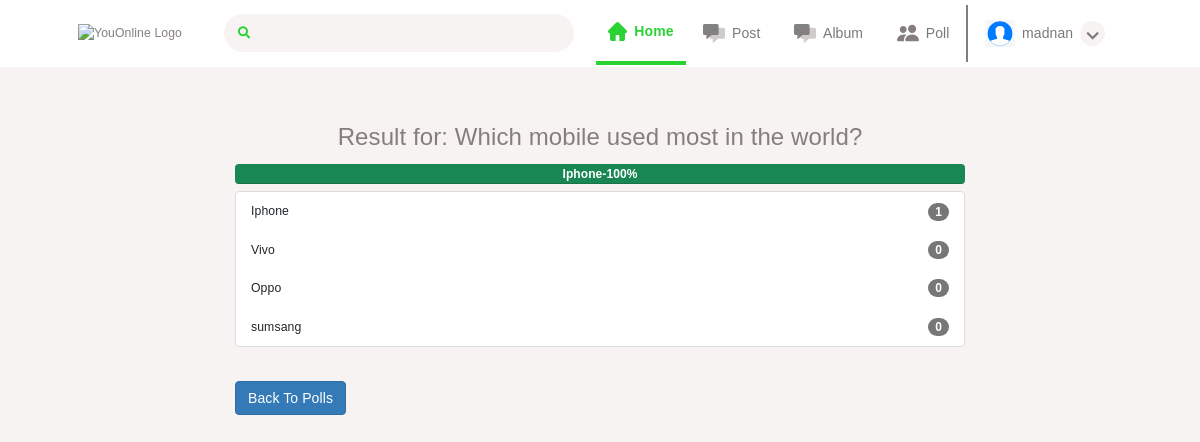
/result/50/ (signed in), run on the app's committed database.
### poll/models.py (models this page shows, shortened)
class Users(AbstractBaseUser):
    email = models.EmailField(verbose_name="email", max_length=60, unique=True)
    username = models.CharField(max_length=30, unique=True)
    date_joined = models.DateTimeField(
        verbose_name='date joined', auto_now_add=True)
    last_login = models.DateTimeField(verbose_name='last login', auto_now=True)
    is_admin = models.BooleanField(default=False)
    is_active = models.BooleanField(default=True)
    is_staff = models.BooleanField(default=False)
    is_superuser = models.BooleanField(default=False)
    gender_choices = [
        ('Male', 'Male'),
        ('Female', 'Female'),
        ('Other', 'Other'),
    ]
    first_name = models.CharField(max_length=100)
    last_name = models.CharField(max_length=100)
    profile_image = models.ImageField(
        upload_to='user_images/%Y/%m', default='media/default.png')
    dob = models.CharField(max_length=100)
    gender = models.CharField(max_length=100, choices=gender_choices)
    mobile_number = models.CharField(max_length=20)
    USERNAME_FIELD = 'username'
    REQUIRED_FIELDS = ['email', 'first_name', 'last_name',
                       'profile_image', 'dob', 'gender', 'mobile_number']
    objects = MyAccountManager()

class Poll(models.Model):
    owner = models.ForeignKey(Users, on_delete=models.CASCADE)
    text = models.CharField(max_length=500)
    pub_date = models.DateTimeField(default=timezone.now)
    active = models.BooleanField(default=True)
    @property
    def get_vote_count(self):
        return self.vote_set.count()
    def get_result_dict(self):
        res = []
        for choice in self.choice_set.all():
            d = {}
            alert_class = ['primary', 'secondary', 'success',
                           'danger', 'dark', 'warning', 'info']
            d['alert_class'] = secrets.choice(alert_class)
            d['text'] = choice.choice_text
            d['num_votes'] = choice.get_vote_count
            if not self.get_vote_count:
                d['percentage'] = 0
            else:
                d['percentage'] = (choice.get_vote_count /
                                   self.get_vote_count)*100
            res.append(d)
        return res

class Choice(models.Model):
    poll = models.ForeignKey(Poll, on_delete=models.CASCADE)
    choice_text = models.CharField(max_length=255)
    @property
    def get_vote_count(self):
        return self.vote_set.count()

### poll/views.py (the view)
# urls.py: path('result/<int:poll_id>/', result, name='result'),
def result(request, poll_id):
    poll = get_object_or_404(Poll, pk=poll_id)
    context = {
        'poll': poll
    }
    return render(request, 'polls/result2.html', context)

### poll/templates/polls/result2.html
{% extends 'index.html' %}
{% block content %}
<div class="container">
    {% if messages %}
    <div class="messages">
        {% for message in messages %}
        <div {% if message.tags %} class="{{ message.tags }}" {% endif %}>{{ message }}
            <button type="button" class="close" data-dismiss="alert" aria-label="Close">
                <span aria-hidden="true">&times;</span>
            </button>
        </div>
        {% endfor %}
    </div>
    {% else %}
    <div class="row">
        <div class="col-md-8 offset-sm-2">
            <h3 class="mt-3 mb-3 text-center">Result for: {{ poll.text }}</h3>
            <div class="progress mt-3 mb-2">
                {% for choice in poll.get_result_dict %}
                <div class="progress-bar bg-{{ choice.alert_class }}" role="progressbar" style="width: {{ choice.percentage }}%;"
                    aria-valuenow="30" aria-valuemin="0" aria-valuemax="100"><b>
                        {{choice.text|truncatewords:2}}-{{choice.percentage|floatformat}}%</b>
                </div>
                {% endfor %}
            </div>
            <ul class="list-group">
                {% for choice in poll.choice_set.all %}
                <li class="list-group-item d-flex justify-content-between align-items-center">
                    {{ choice.choice_text }}
                    <span class="badge badge-primary badge-pill">{{ choice.get_vote_count }}</span>
                </li>
                {% endfor %}
            </ul>
            {% endif %}
            <a class="btn btn-primary mt-3" href="{% url 'list' %}" role="button">Back To Polls</a>
        </div>
    </div>
</div>
{% endblock content %}

### poll/templates/index.html (shortened to what this page needs)
{% load static %}
<!DOCTYPE html>
<head>
    <link href="{% static 'css/bootstrap.min.css' %}" rel="stylesheet" />
    <link rel="stylesheet" href="https://use.fontawesome.com/releases/v5.15.3/css/all.css"
>
    <link rel="stylesheet" href="{% static 'css/style.css' %}">
    <link rel="stylesheet" href="{% static 'css/mainstyle.css' %}" />
    <link rel="stylesheet" href="{% static 'css/signup/signup.css' %}" />
    <link rel="stylesheet" href="{% static 'css/login/login.css' %}" />
    <link rel="stylesheet" href="https://maxcdn.bootstrapcdn.com/bootstrap/3.3.7/css/bootstrap.min.css">
	<link rel="stylesheet" type="text/css" href="{% static 'style.css' %}" />
</head>
<body>
    <div class="theme-container">
        <div class="nav-container">
            {% if user.is_authenticated %}
            <nav class="main-nav-bar">
                <div class="left-bar">
                    <img src="{% static 'images/YouOnline.svg' %}" alt="YouOnline Logo" class="img-fluid logo" />
                    <div class="nav-search">
                        <i class="fas fa-search theme-font"></i>
                        <input type="text" class="search-nav" />
                    </div>
                </div>
                <div class="right-bar">
                    <div class="home-menu">
                        <a href="/" class="nav-item" >
                            <img src="{% static 'images/home-green.svg' %}" alt="home icon" class="nav-icon-home" >
                            <span>Home</span>
                        </a>
                    </div>
                    <div class="message-menu">
                        <a href="{% url 'create-post' %}" class="nav-item">
                            <img src="{% static 'images/messages.svg' %}" alt="home icon" class="nav-icon-message">
                            <span>Post</span>
                        </a>
                    </div>
                    <div class="message-menu">
                        <a href="{% url 'album-all-post' %}" class="nav-item">
                            <img src="{% static 'images/messages.svg' %}" alt="home icon" class="nav-icon-message">
                            <span>Album</span>
                        </a>
                    </div>
                    <div class="friends-menu">
                        <a href="{% url 'list'%}" class="nav-item">
                            <img src="{% static 'images/freinds-dark.svg' %}" alt="home icon" class="nav-icon-friends">
                            <span>Poll</span>
                        </a>
                    </div>
                    <div class="profile-menu">
                        <a href="#" class="nav-item">
                            <img src="{{user.profile_image.url}}" alt="home icon" class="nav-profile-icon" >
                            <span>{{user.username}}</span>
                            <span class="setting-dropdown"><i class="fas fa-chevron-down"></i></span>
                        </a>
                    </div>
                </div>
            </nav>
            {% endif %}
        </div>
    </div>
    <div class="you-container">
    </div>
    {% block content %}
    {% endblock %}
</body>
</html>

### poll/static/css/style.css (style rules this page uses)
* { margin: 0; padding: 0; }
*, *::after, *::before { box-sizing: border-box; }
body { padding: 0; margin: 0; font-family: 'Avenir', sans-serif; font-size:0.875rem; font-weight: normal; line-height: 1.5; background-color: var(--site-background-color); letter-spacing: 0.0075em; color: #867E7E; }
p,ul,h1,h2,h3,h4,h5,h6 { margin:0; padding:0; }
a, a:hover, a:focus { text-decoration: none; }
.theme-font { color: var(--theme-color); }
.theme-container { background-color: var(--card-background-color); position: fixed; top: 0; left: 0; right: 0; z-index: 1000000; transition: all 0.2s ease-out; width: 100%; }
.nav-container { display: flex; justify-content: space-between; align-items: center; padding: 0 6.5%; }
.main-nav-bar { background-color: var(--card-background-color); width: 100%; }
.main-nav-bar, .left-bar, .nav-search, .right-bar, .nav-item, .dark-bg-profile-bottom, .calender-row, .calender-days, .calendar-footer, .write-post, .story-gallery, .post-comment-section, .comment-details,.add-posts-inputs,.post-box-react { display: flex; justify-content: space-between; align-items: center; }
.nav-search { width: 350px; background-color: var(--site-background-color); border-radius: 20px; padding: 0.7rem 1rem; margin-left: 3rem; }
.nav-search .search-nav { width: 90%; background-color: var(--site-background-color); border: 0px; }
.nav-item { padding: 1.4rem 1.2rem; color: #797979; font-size: 1rem; }
.home-menu a { border-bottom: 4px solid var(--theme-color); padding: 1.4rem 0.9rem; font-weight: 600; color:var(--theme-color); }
.nav-item .nav-icon-home { width: 19px; }
.nav-item .nav-icon-friends, .nav-icon-message { width: 22px; }
.nav-item .nav-profile-icon { width: 30px; }
.nav-item img { margin-right: 0.5rem; }
.setting-dropdown { margin-left: 0.5rem; height: 25px; width: 25px; background-color: var(--site-background-color); text-align: center; border-radius: 50%; line-height: 30px; cursor: pointer; }
.friends-menu { border-right: 2px solid #867E7E; line-height: 10px; }
.you-container { padding: 20px 6.5%; margin-top: 70px; }

### poll/static/css/mainstyle.css (style rules this page uses)
* { margin: 0; padding: 0; }
*, *::after, *::before { box-sizing: border-box; }
body, p, ul, h1, h2, h3, h4, h5, h6 { margin: 0; padding: 0; }
a, a:hover, a:focus { text-decoration: none; }
body { font-size: 1.4rem; font-family: 'Avenir', sans-serif; font-weight: normal; color: var(--theme-text-color); letter-spacing: 0.0075em; }

### data on the page
Users: profile_image (placeholder picture), username "madnan"
Poll: text "Which mobile used most in the world?"
Choice: text "Iphone", choice_text "Iphone", get_vote_count "1"
Choice: choice_text "Vivo", get_vote_count "0"
Choice: choice_text "Oppo", get_vote_count "0"
Choice: choice_text "sumsang", get_vote_count "0"

### other printed values
{{ choice.percentage|floatformat }} "100"
